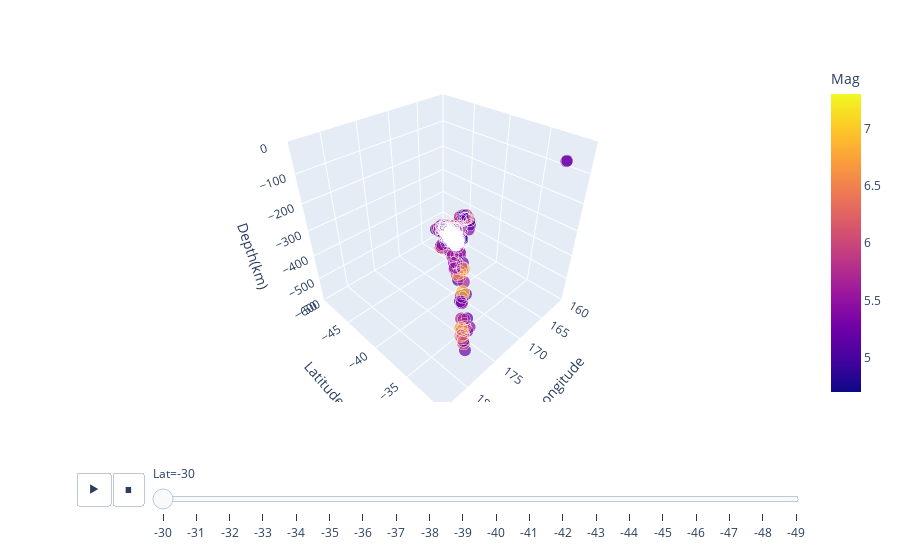

Source (notebook cell):
### Markdown cell above
### Latitude-migrated 3D focus plot ###
You could see the subducting plate changes dip direction from westward to eastward down the latitude.

### Code cell
import plotly.express as px
df = pd.read_excel('meca_all.xlsx')
px.scatter_3d(df, x="Longitude", y="Latitude", z="Depth(km)", animation_frame="Lat", 
           size="Mag", color="Mag", size_max=15, range_x=[160,184], range_y=[-50,-30], range_z=[-600,0])

### Figure 1 — Plotly figure (JSON) as saved in the notebook; plotly's stock layout.template omitted (floating-point values rounded to 4 significant figures; data arrays with more than 128 entries replaced by an {"elided": "..."} marker saying what was removed)
{"data": [{"hovertemplate": "Lat=-30<br>Longitude=%{x}<br>Latitude=%{y}<br>Depth(km)=%{z}<br>Mag=%{marker.color}<extra></extra>", "legendgroup": "", "marker": {"color": {"elided": "327 float values"}, "coloraxis": "coloraxis", "size": {"elided": "327 float values"}, "sizemode": "area", "sizeref": 0.036, "symbol": "circle"}, "mode": "markers", "name": "", "scene": "scene", "showlegend": false, "type": "scatter3d", "x": {"elided": "327 float values"}, "y": {"elided": "327 float values"}, "z": {"elided": "327 int values"}}], "layout": {"coloraxis": {"colorbar": {"title": {"text": "Mag"}}, "colorscale": [[0, "#0d0887"], [0.1111, "#46039f"], [0.2222, "#7201a8"], [0.3333, "#9c179e"], [0.4444, "#bd3786"], [0.5556, "#d8576b"], [0.6667, "#ed7953"], [0.7778, "#fb9f3a"], [0.8889, "#fdca26"], [1, "#f0f921"]]}, "legend": {"itemsizing": "constant", "tracegroupgap": 0}, "margin": {"t": 60}, "scene": {"domain": {"x": [0, 1], "y": [0, 1]}, "xaxis": {"range": [160, 184], "title": {"text": "Longitude"}}, "yaxis": {"range": [-50, -30], "title": {"text": "Latitude"}}, "zaxis": {"range": [-600, 0], "title": {"text": "Depth(km)"}}}, "sliders": [{"active": 0, "currentvalue": {"prefix": "Lat="}, "len": 0.9, "pad": {"b": 10, "t": 60}, "steps": [{"args": [["-30"], {"frame": {"duration": 0, "redraw": true}, "fromcurrent": true, "mode": "immediate", "transition": {"duration": 0, "easing": "linear"}}], "label": "-30", "method": "animate"}, {"args": [["-31"], {"frame": {"duration": 0, "redraw": true}, "fromcurrent": true, "mode": "immediate", "transition": {"duration": 0, "easing": "linear"}}], "label": "-31", "method": "animate"}, {"args": [["-32"], {"frame": {"duration": 0, "redraw": true}, "fromcurrent": true, "mode": "immediate", "transition": {"duration": 0, "easing": "linear"}}], "label": "-32", "method": "animate"}, {"args": [["-33"], {"frame": {"duration": 0, "redraw": true}, "fromcurrent": true, "mode": "immediate", "transition": {"duration": 0, "easing": "linear"}}], "label": "-33", "method": "animate"}, {"args": [["-34"], {"frame": {"duration": 0, "redraw": true}, "fromcurrent": true, "mode": "immediate", "transition": {"duration": 0, "easing": "linear"}}], "label": "-34", "method": "animate"}, {"args": [["-35"], {"frame": {"duration": 0, "redraw": true}, "fromcurrent": true, "mode": "immediate", "transition": {"duration": 0, "easing": "linear"}}], "label": "-35", "method": "animate"}, {"args": [["-36"], {"frame": {"duration": 0, "redraw": true}, "fromcurrent": true, "mode": "immediate", "transition": {"duration": 0, "easing": "linear"}}], "label": "-36", "method": "animate"}, {"args": [["-37"], {"frame": {"duration": 0, "redraw": true}, "fromcurrent": true, "mode": "immediate", "transition": {"duration": 0, "easing": "linear"}}], "label": "-37", "method": "animate"}, {"args": [["-38"], {"frame": {"duration": 0, "redraw": true}, "fromcurrent": true, "mode": "immediate", "transition": {"duration": 0, "easing": "linear"}}], "label": "-38", "method": "animate"}, {"args": [["-39"], {"frame": {"duration": 0, "redraw": true}, "fromcurrent": true, "mode": "immediate", "transition": {"duration": 0, "easing": "linear"}}], "label": "-39", "method": "animate"}, {"args": [["-40"], {"frame": {"duration": 0, "redraw": true}, "fromcurrent": true, "mode": "immediate", "transition": {"duration": 0, "easing": "linear"}}], "label": "-40", "method": "animate"}, {"args": [["-41"], {"frame": {"duration": 0, "redraw": true}, "fromcurrent": true, "mode": "immediate", "transition": {"duration": 0, "easing": "linear"}}], "label": "-41", "method": "animate"}, {"args": [["-42"], {"frame": {"duration": 0, "redraw": true}, "fromcurrent": true, "mode": "immediate", "transition": {"duration": 0, "easing": "linear"}}], "label": "-42", "method": "animate"}, {"args": [["-43"], {"frame": {"duration": 0, "redraw": true}, "fromcurrent": true, "mode": "immediate", "transition": {"duration": 0, "easing": "linear"}}], "label": "-43", "method": "animate"}, {"args": [["-44"], {"frame": {"duration": 0, "redraw": true}, "fromcurrent": true, "mode": "immediate", "transition": {"duration": 0, "easing": "linear"}}], "label": "-44", "method": "animate"}, {"args": [["-45"], {"frame": {"duration": 0, "redraw": true}, "fromcurrent": true, "mode": "immediate", "transition": {"duration": 0, "easing": "linear"}}], "label": "-45", "method": "animate"}, {"args": [["-46"], {"frame": {"duration": 0, "redraw": true}, "fromcurrent": true, "mode": "immediate", "transition": {"duration": 0, "easing": "linear"}}], "label": "-46", "method": "animate"}, {"args": [["-47"], {"frame": {"duration": 0, "redraw": true}, "fromcurrent": true, "mode": "immediate", "transition": {"duration": 0, "easing": "linear"}}], "label": "-47", "method": "animate"}, {"args": [["-48"], {"frame": {"duration": 0, "redraw": true}, "fromcurrent": true, "mode": "immediate", "transition": {"duration": 0, "easing": "linear"}}], "label": "-48", "method": "animate"}, {"args": [["-49"], {"frame": {"duration": 0, "redraw": true}, "fromcurrent": true, "mode": "immediate", "transition": {"duration": 0, "easing": "linear"}}], "label": "-49", "method": "animate"}], "x": 0.1, "xanchor": "left", "y": 0, "yanchor": "top"}], "updatemenus": [{"buttons": [{"args": [null, {"frame": {"duration": 500, "redraw": true}, "fromcurrent": true, "mode": "immediate", "transition": {"duration": 500, "easing": "linear"}}], "label": "&#9654;", "method": "animate"}, {"args": [[null], {"frame": {"duration": 0, "redraw": true}, "fromcurrent": true, "mode": "immediate", "transition": {"duration": 0, "easing": "linear"}}], "label": "&#9724;", "method": "animate"}], "direction": "left", "pad": {"r": 10, "t": 70}, "showactive": false, "type": "buttons", "x": 0.1, "xanchor": "right", "y": 0, "yanchor": "top"}]}}
